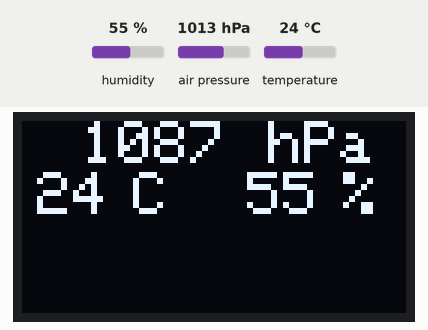
Recording of a sketch running on a simulated Arduino Uno, built with avr-gcc and run on an emulated ATmega328P. Shown: 128×64 one-colour display. The test bench sets the inputs (shaded band); at power-on: humidity 55 %, air pressure 1013 hPa, temperature 24 °C. What the sketch prints to the serial monitor is not drawn.

Above: at 1.2 s.
1.3 s: humidity set to 22 %
At 1.9 s:
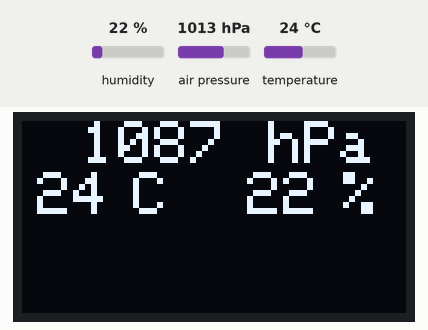
2.8 s: air pressure set to 952 hPa
At 4.0 s:
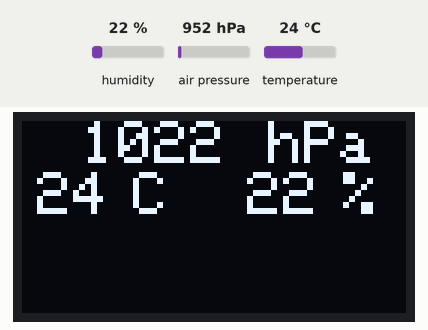
4.3 s: temperature set to 12 °C
At 5.0 s:
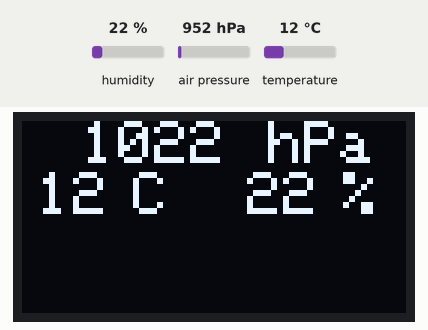
5.8 s: humidity set to 40 %
At 7.1 s:
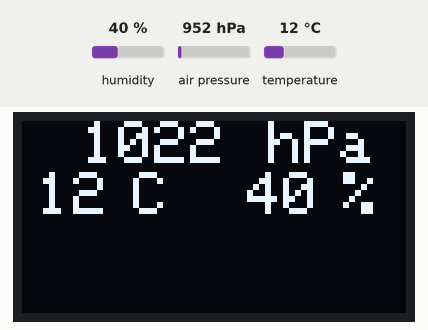
Timing chart, 0 to 8.3 s (numbered marks = the images above; inputs shaded):
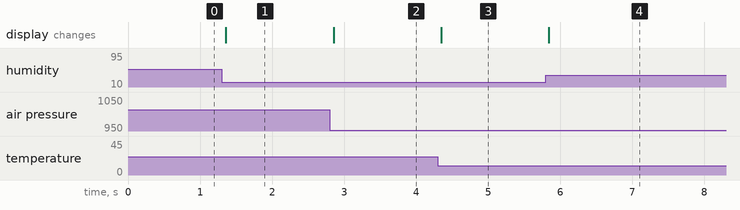

Measured:
- after the input at 1.3 s, the display: changes after 0.06 s (image 1)
- after the input at 2.8 s, the display: changes after 0.05 s (image 2)
- after the input at 4.3 s, the display: changes after 0.05 s (image 3)
- after the input at 5.8 s, the display: changes at once (image 4)

The sketch:

weather_05_02_2023.ino
```cpp
#include <Wire.h>
#include <Adafruit_SSD1306.h>
#include <Adafruit_GFX.h>

//////////////////////// OLED start ////////////////////////////////////////
// Reset pin not used but needed for library
#define OLED_RESET 9                         // pin D8 is frei !!!!!!
Adafruit_SSD1306 display(OLED_RESET);

//////////////////////// OLED stop ////////////////////////////////////////
int TEMP=0;
int HUMIDITY=0; //Humidity
int ALTITUDE =0; //Altitude
int PRESSURE=0; // Pressure
# define ADRESS_OF_BME280 0x76

String show_text="DENISLAV";
int show_value=0;
String show_units="A"; // C,

unsigned long interval=1000;  //2000
int count_modes=3;  //4
unsigned long current_time=0;
unsigned long last_time=0;
int state=0;
float ERROR_PRESSORE=70;


//////////////////////////////// BME280 start ///////////////////////////////////////////////////
#include <Adafruit_Sensor.h>
#include <Adafruit_BME280.h>

Adafruit_BME280 bme; // I2C
#define SEALEVELPRESSURE_HPA (1013.25)
//////////////////////////////// BME280 stop ///////////////////////////////////////////////////


void setup(void)
{


  Wire.begin();
  //////////////////////// OLED start ////////////////////////////////////////
   // initialize OLED with I2C addr 0x3C
  display.begin(SSD1306_SWITCHCAPVCC, 0x3C);  // adress !!!!!
  //////////////////////// OLED stop ////////////////////////////////////////
  // start serial port
  Serial.begin(115200);

  //////////////////////////////// BME280 start ///////////////////////////////////////////////////
  while(!Serial);    // time to get serial running
    Serial.println(F("BME280 test"));
     unsigned status;
     status = bme.begin(ADRESS_OF_BME280);
      if (!status) {
        Serial.println("Could not find a valid BME280 sensor, check wiring, address, sensor ID!");
        while (1);
      }
//////////////////////////////// BME280 stop ///////////////////////////////////////////////////


}


void loop(void)
{

//      current_time=millis();
//
//    if (current_time-last_time>=interval){
//          state++;
//          if (state>count_modes){state=1;}
//          last_time=current_time;
//    }
//        Serial.print("state: ");
//        Serial.println(state);
        sensor_values();
        //status_showing(state);

        displayRobo();
        display.display();
}


void displayRobo(){

 // Clear the display
  display.clearDisplay();  // clear the display
  display.setTextColor(WHITE); // color
  display.setTextSize(2);  // size of text
  // TEMP
 display.setCursor(5,17); //0,17
 display.print(TEMP);

 display.setCursor(25,17); //0,17
 display.print( " C");
 // HUM
 display.setCursor(75,17); //70,17
 display.print(HUMIDITY);
 display.setCursor(95,17); //0,17
 display.print( " %");

// Pressure
 display.setCursor(20,0); //110,17
 display.print(PRESSURE);

 display.setCursor(70,0); //110,17
 display.print(" hPa");


// display.setCursor(0,17); //0,17
// display.print("min:");
//
// display.setCursor(70,17); //70,17
// display.print(ALTITUDE);
//
//          display.setCursor(110,17); //110,17
//          display.print("C");


}

void sensor_values(){
    TEMP=bme.readTemperature();
    PRESSURE=bme.readPressure() / 93.15F;  //100.0F   1039-967
    ALTITUDE=bme.readAltitude(SEALEVELPRESSURE_HPA);
    HUMIDITY=bme.readHumidity();

//    Serial.print("Temperature = ");
//    Serial.print(TEMP);
//    Serial.println(" °C");
//    Serial.print("Pressure = ");
//    Serial.print(PRESSURE);
//    Serial.println(" hPa");
//    Serial.print("Approx. Altitude = ");
//    Serial.print(ALTITUDE);
//    Serial.println(" m");
//
//    Serial.print("Humidity = ");
//    Serial.print(HUMIDITY);
//    Serial.println(" %");
//
//    Serial.println();

}

void status_showing(int state_show){


  switch(state_show) {
  case 1:
        show_value=TEMP; show_text= "Temp :"; show_units= "C";
        break;
  case 2:
        show_value=HUMIDITY; show_text= "Humidity:"; show_units="%";

        break;
  case 3:
        show_value=PRESSURE; show_text= "Pressure:"; show_units="hPa";
        break;
  case 4:
        show_value=ALTITUDE; show_text= "Altitude:"; show_units="m";
        break;

  default:
        show_value= 1990; show_text= "Denislav :"; show_units=" born";
        break;
}


}
```
